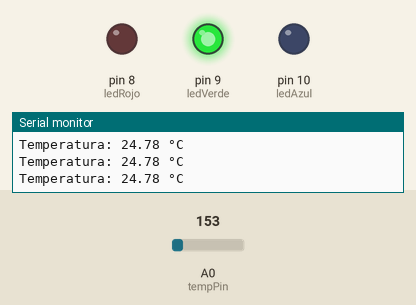
Simulated run of this sketch. Board: Arduino Uno, built with avr-gcc and run on an emulated ATmega328P. Parts: output pins drawn as LEDs (lit = HIGH), the last lines printed to the serial monitor. Inputs (shaded band) come from the test bench; at power-on: A0 (tempPin) = 153.

Above: at 1.3 s.
1.4 s: A0 (tempPin) set to 163
At 2.4 s:
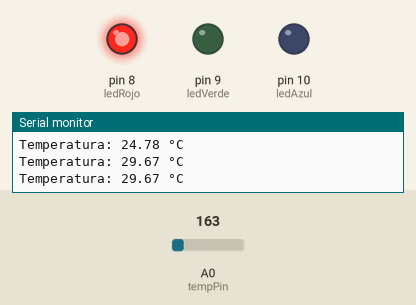
3.0 s: A0 (tempPin) set to 133
At 3.6 s:
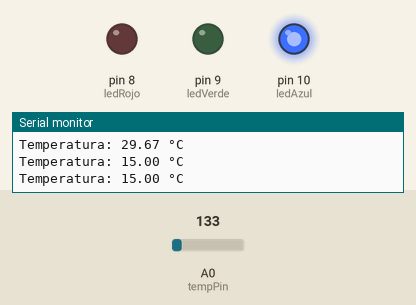
4.5 s: A0 (tempPin) set to 165
At 4.8 s:
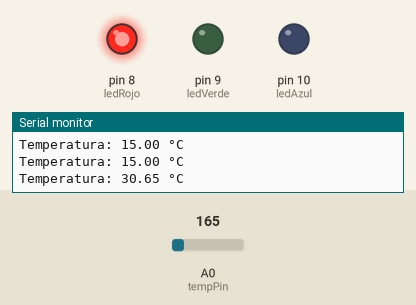
6.0 s: A0 (tempPin) set to 114
At 7.3 s:
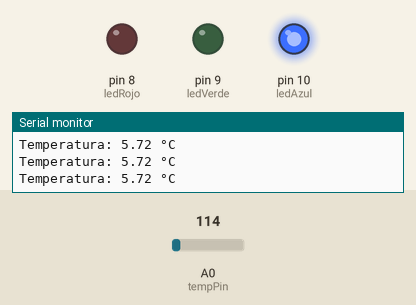
Timing chart, 0 to 8.5 s (numbered marks = the images above; inputs shaded):
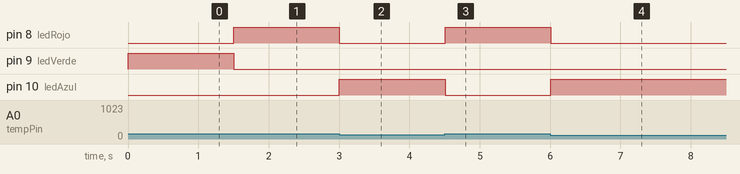

The sketch:

ejercicio4-adicional.ino
```cpp
const int tempPin = A0;     // Sensor de temperatura conectado a A0
const int ledRojo = 8;      // LED rojo
const int ledVerde = 9;     // LED verde
const int ledAzul = 10;     // LED azul

void setup() {
  pinMode(ledRojo, OUTPUT);
  pinMode(ledVerde, OUTPUT);
  pinMode(ledAzul, OUTPUT);
  Serial.begin(9600);
}

void loop() {
  int lectura = analogRead(tempPin);
  float voltaje = lectura * 5.0 / 1023.0;
  float temperaturaC = (voltaje - 0.5) * 100;

  Serial.print("Temperatura: ");
  Serial.print(temperaturaC);
  Serial.println(" °C");

  // Apagamos todos los LEDs al inicio
  digitalWrite(ledRojo, LOW);
  digitalWrite(ledVerde, LOW);
  digitalWrite(ledAzul, LOW);

  // Encendemos según el rango de temperatura
  if (temperaturaC < 18) {
    digitalWrite(ledAzul, HIGH);  // Hace frío
  } else if (temperaturaC >= 18 && temperaturaC < 25) {
    digitalWrite(ledVerde, HIGH);  // Temperatura normal
  } else {
    digitalWrite(ledRojo, HIGH);   // Hace calor
  }

  delay(500);
}
```

Measured:
- the behaviour switches between 153 and 154 on A0 (tempPin) (found by bisection; images 0 and 1)
- after the input at 1.4 s, pin 8 (ledRojo): LOW → HIGH after 0.10 s; pin 9 (ledVerde): HIGH → LOW after 0.10 s
- after the input at 3.0 s, pin 8 (ledRojo): HIGH → LOW at once; pin 10 (ledAzul): LOW → HIGH at once
- after the input at 4.5 s, pin 8 (ledRojo): LOW → HIGH at once; pin 10 (ledAzul): HIGH → LOW at once
- after the input at 6.0 s, pin 8 (ledRojo): HIGH → LOW at once; pin 10 (ledAzul): LOW → HIGH at once
